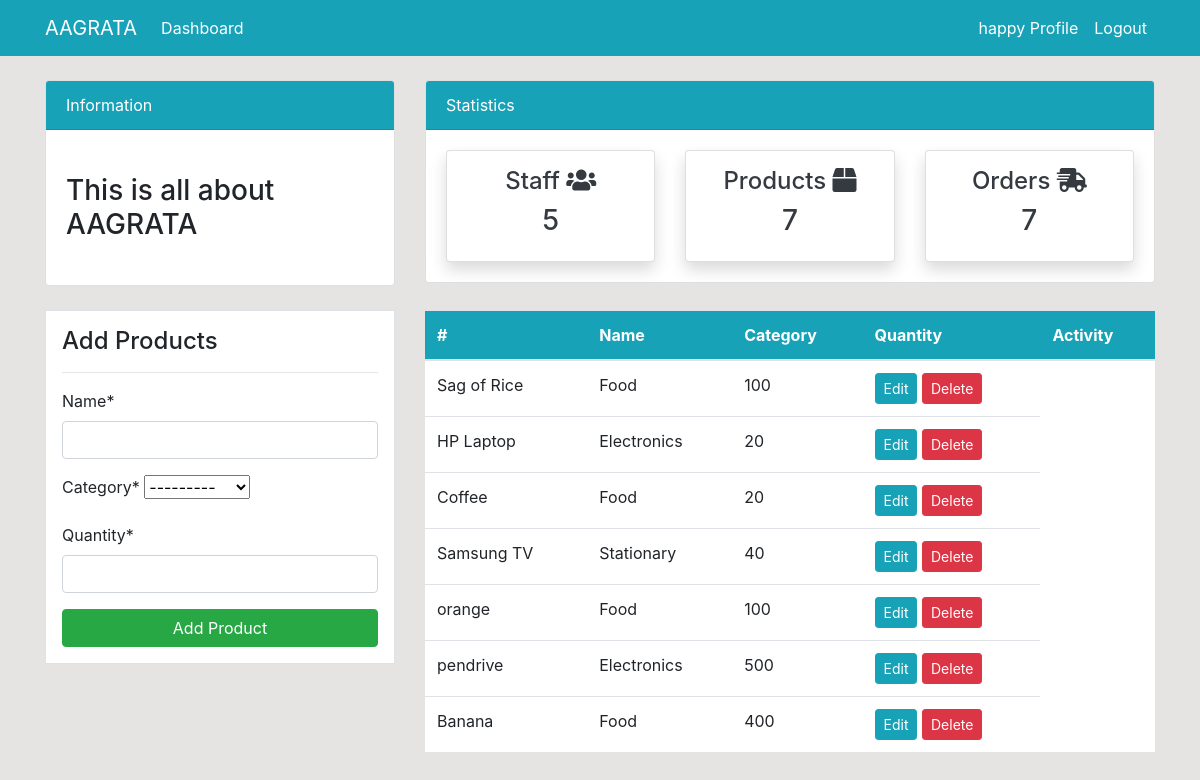
/product/ (signed in), run on the app's committed database.
### dashboard/models.py (models this page shows, shortened)
class Product(models.Model):
    name = models.CharField(max_length=100, null= True)
    category = models.CharField(max_length=20, choices=CATEGORY, null= True)
    quantity = models.PositiveBigIntegerField(null= True)
    class Meta:
        verbose_name_plural ='Product'

### dashboard/views.py (the view)
# urls.py: path('product/',views.product, name = 'dashboard-product'),
@login_required
def product(request):
   items = Product.objects.all() # using ORM
   product_count = items.count()
   workers_count = User.objects.all().count()
   orders_count = Order.objects.all().count()
   if request.method == 'POST':
       form = ProductForm(request.POST)
       if form.is_valid():
           form.save()
           product_name = form.cleaned_data.get('name')
           messages.success(request, f'{product_name} has been added')
           return redirect('dashboard-product')
   else:
       form = ProductForm()
   context = {
        'items' : items,
        'form'  : form,
        'workers_count' : workers_count,
        'orders_count' : orders_count,
        'product_count':product_count,
    }
   return render(request, 'dashboard/product.html', context)

### dashboard/forms.py
class ProductForm(forms.ModelForm):
    class Meta:
        model = Product
        fields = ['name', 'category','quantity']

### templates/dashboard/product.html (shortened to what this page needs)
    {% extends 'partials/base.html' %}
    {% load crispy_forms_tags %}
    {% block content %}
    {% include 'partials/topnav.html' %}
    <div class="container">
        <div class="row my-4">
            <div class="col-md-4">
                <div class="border bg-white p-3">
                    <h4>Add Products</h4>
                    <hr>
                    <form method="POST">
                     {{ form|crispy }}
                        <input class="btn btn-success btn-block" type="submit" value="Add Product">
                    </form>
                </div>
            </div>
            <div class="col-md-8">
                <table class="table bg-white">
                    <thead class="bg-info">
                        <tr class="text-white">
                            <th scope="col">#</th>
                            <th scope="col">Name</th>
                            <th scope="col">Category</th>
                            <th scope="col">Quantity</th>
                            <th scope="col">Activity</th>
                        </tr>
                    </thead>
                    <tbody>
                        {% for item in items %}
                        <tr>
                            <td>{{ item.name }}</td>
                            <td>{{ item.category }}</td>
                            <td>{{ item.quantity}}</td>
                            <td>
                                <a class="btn btn-info btn-sm" href="{% url 'dashboard-product-update' item.id %}">Edit</a>
                                <a class="btn btn-danger btn-sm" href="{% url 'dashboard-product-delete' item.id %}">Delete</a>
                            </td>
                        {% endfor %}
                    </tbody>
                </table>
            </div>
        </div>
    </div>
    {% endblock %}

### templates/partials/nav.html (shortened to what this page needs)
<nav class="navbar navbar-expand-lg navbar-info bg-info">
    {% if user.is_authenticated %}
    <div class="container">
        <a class="navbar-brand text-white" href="{% url 'dashboard-index'%}">AAGRATA</a>
        <div class="collapse navbar-collapse" id="navbarSupportedContent">
            <ul class="navbar-nav mr-auto">
                <li class="nav-item active">
                    <a class="nav-link text-white" href="{% url 'dashboard-index' %}">Dashboard </a>
                </li>
            </ul>
            <ul class="navbar-nav ml-auto">
                <li class="nav-item active">
                    <a class="nav-link text-white" href="{% url 'user-profile'%}">{{user.username}} Profile </a>
                </li>
                <li class="nav-item">
                    <a class="nav-link text-white" href="{% url 'user-logout' %}">Logout</a>
                </li>
            </ul>
            {% endif %}
        </div>
    </div>
</nav>

### static/style.css (style rules this page uses)
body { background: rgb(230, 227, 227); }

### data on the page
Product: name "Sag of Rice", category "Food", quantity "100"
Product: name "HP Laptop", category "Electronics", quantity "20"
Product: name "Coffee", category "Food", quantity "20"
Product: name "Samsung TV", category "Stationary", quantity "40"
Product: name "orange", category "Food", quantity "100"
Product: name "pendrive", category "Electronics", quantity "500"
Product: name "Banana", category "Food", quantity "400"

### other printed values
{{ user.username }} "happy"
{{ workers_count }} "5"
{{ product_count }} "7"
{{ orders_count }} "7"
